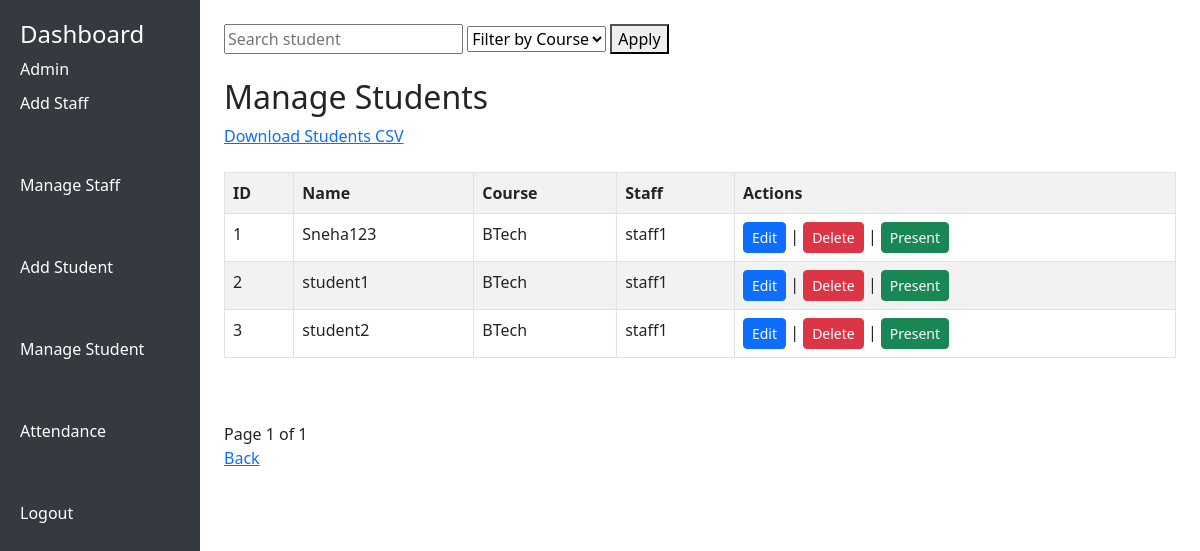
The page /manage-student/ (signed in) on the database its author committed.
### main_app/models.py (models this page shows, shortened)
class Student(models.Model):
    student = models.OneToOneField(User, on_delete=models.CASCADE)
    staff = models.ForeignKey(Staff, on_delete=models.CASCADE)
    gender = models.CharField(max_length=10)
    address = models.TextField()
    course = models.CharField(max_length=50)

class Staff(models.Model):
    staff = models.OneToOneField(User, on_delete=models.CASCADE)
    address = models.TextField()

### main_app/views.py (the view)
    def wrapper(request, *args, **kwargs):
        if not request.user.is_authenticated:
            return redirect("login")
        if not request.user.is_superuser:
            return redirect("login")
        return view_func(request, *args, **kwargs)

### main_app/views.py (called while the page is built)
def admin_required(view_func):
    def wrapper(request, *args, **kwargs):
        if not request.user.is_authenticated:
            return redirect("login")
        if not request.user.is_superuser:
            return redirect("login")
        return view_func(request, *args, **kwargs)
    return wrapper

@login_required(login_url="login")
@admin_required
def manage_student(request):
    query = request.GET.get('q')
    course = request.GET.get('course')
    students = Student.objects.all()
    if query:
        students = students.filter(student__username__icontains=query)
    if course:
        students = students.filter(course__icontains=course)
    paginator = Paginator(students, 5)
    page_number = request.GET.get('page')
    page_obj = paginator.get_page(page_number)
    context = {"students": page_obj}
    return render(request, "main_app/manage_student.html", context)

### templates/main_app/manage_student.html (shortened to what this page needs)
{% extends "main_app/base.html" %}
{% block content %}
<form method="GET">
    <input type="text" name="q" placeholder="Search student">
    <select name="course">
        <option value="">Filter by Course</option>
    </select>
    <button type="submit">Apply</button>
</form>
<br>
<h2>Manage Students</h2>
<a href="{% url 'export_students_csv' %}">Download Students CSV</a>
<br><br>
<table class="table table-striped table-bordered">
    <tr>
        <th>ID</th>
        <th>Name</th>
        <th>Course</th>
        <th>Staff</th>
        <th>Actions</th>
    </tr>
    {% for s in students %}
    <tr>
        <td>{{ s.id }}</td>
        <td>{{ s.student.username }}</td>
        <td>{{ s.course }}</td>
        <td>{{ s.staff.staff.username }}</td>
        <td>
            <a href="{% url 'edit_student' s.id %}" class="btn btn-sm btn-primary">Edit</a> |
            <a href="{% url 'delete_student' s.id %}" class="btn btn-sm btn-danger">Delete</a> |
            <a href="{% url 'mark_attendance' s.id %}" class="btn btn-sm btn-success">Present</a>
        </td>
    </tr>
    {% endfor %}
</table>
<br><br>
<div>
    Page {{ students.number }} of {{ students.paginator.num_pages }}
</div>
<a href="{% url 'admin_home' %}">Back</a>
{% endblock %}

### templates/main_app/base.html (shortened to what this page needs)
<!DOCTYPE html>
<html>
<head>
    <link href="https://cdn.jsdelivr.net/npm/bootstrap@5.3.0/dist/css/bootstrap.min.css" rel="stylesheet">
</head>
<body>
    <div class="container-fluid">
        <div class="row">
            <div class="col-md-2 sidebar">
                <h4>Dashboard</h4>
                <a href="{% url 'admin_home' %}">Admin</a>
                <a href="{% url 'add_staff' %}">Add Staff</a><br><br>
                <a href="{% url 'manage_staff' %}">Manage Staff</a><br><br>
                <a href="{% url 'add_student' %}">Add Student</a><br><br>
                <a href="{% url 'manage_student' %}">Manage Student</a><br><br>
                <a href="{% url 'attendance_list' %}">Attendance</a><br><br>
                <a href="{% url 'logout' %}">Logout</a>
            </div>
            <div class="col-md-10 p-4">
                {% block content %}
                {% endblock %}
            </div>
        </div>
    </div>
</body>
</html>

### templates/main_app/base.html (style rules this page uses)
.sidebar { height: 100vh; background-color: #343a40; color: white; padding: 20px; }
.sidebar a { color: white; display: block; margin-bottom: 10px; text-decoration: none; }

### rows shown on the page
Student: id "1", student.username "Sneha123", course "BTech", staff.staff.username "staff1"
Student: id "2", student.username "student1", course "BTech", staff.staff.username "staff1"
Student: id "3", student.username "student2", course "BTech", staff.staff.username "staff1"

### other values the page prints
{{ students.number }} "1"
{{ students.paginator.num_pages }} "1"
